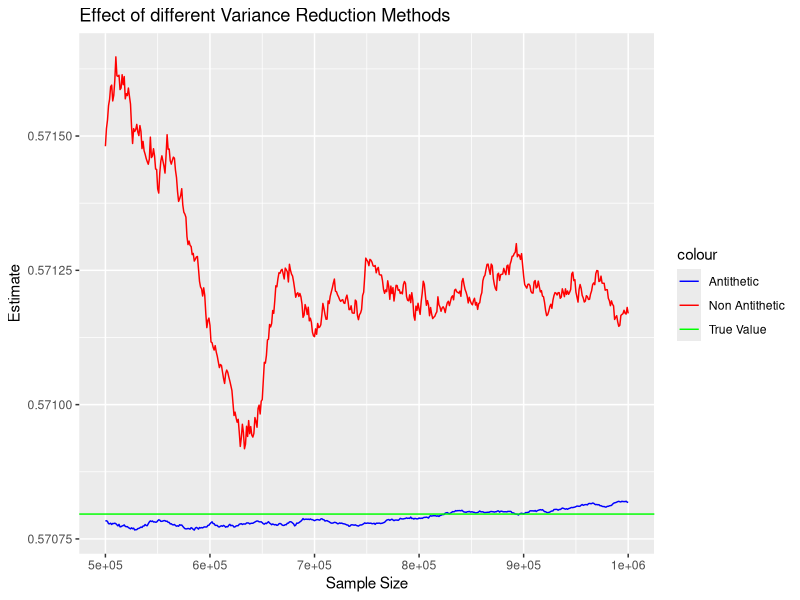
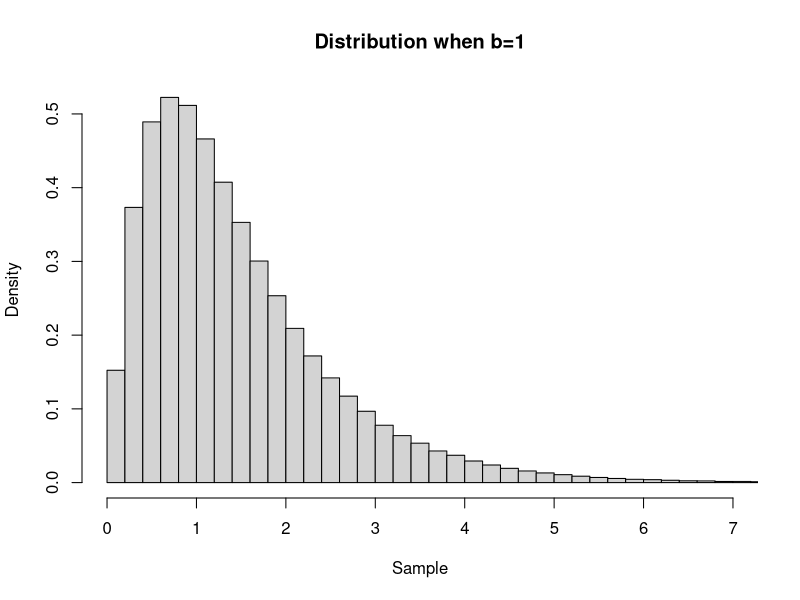
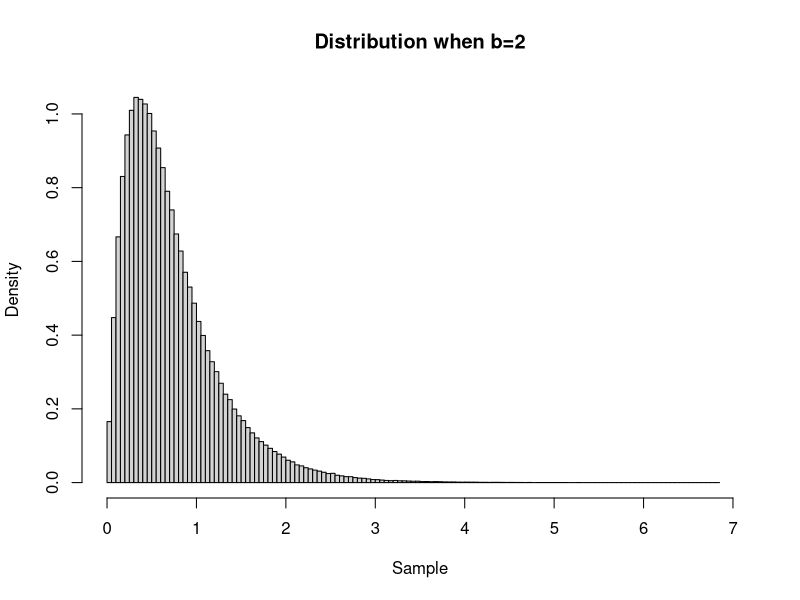
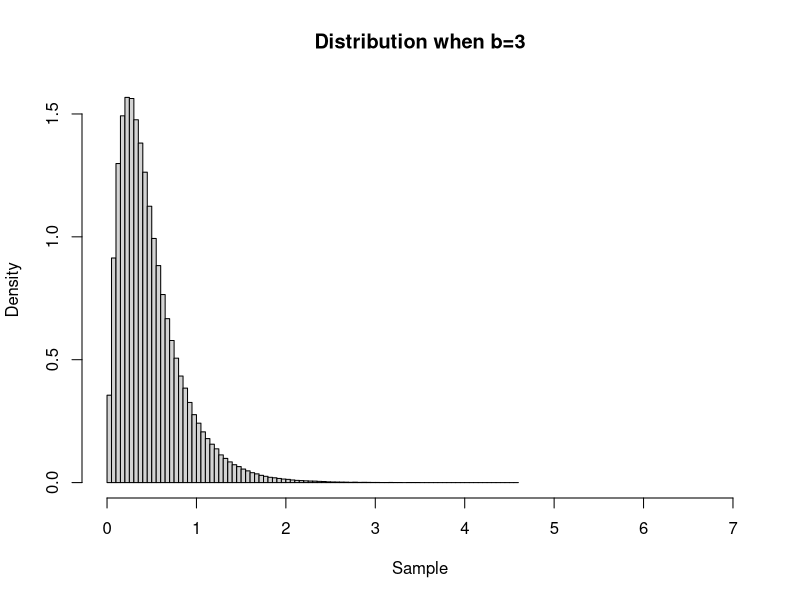
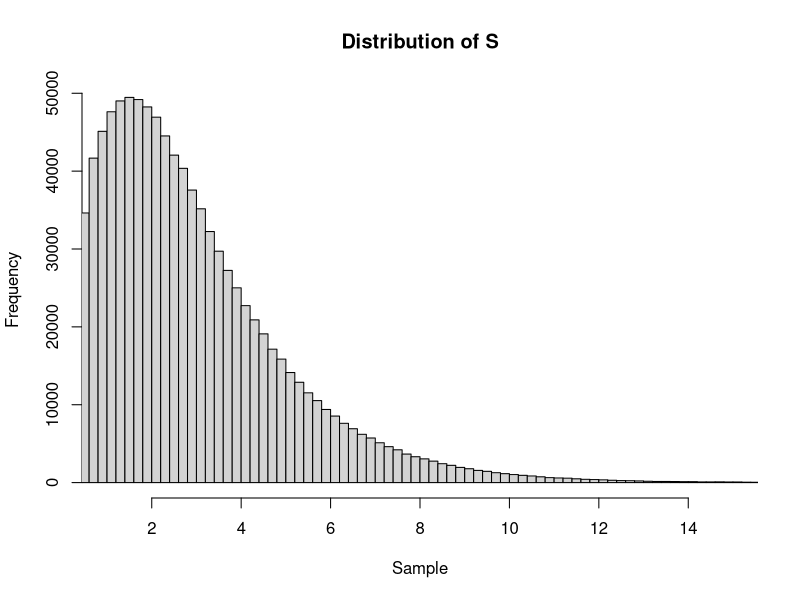
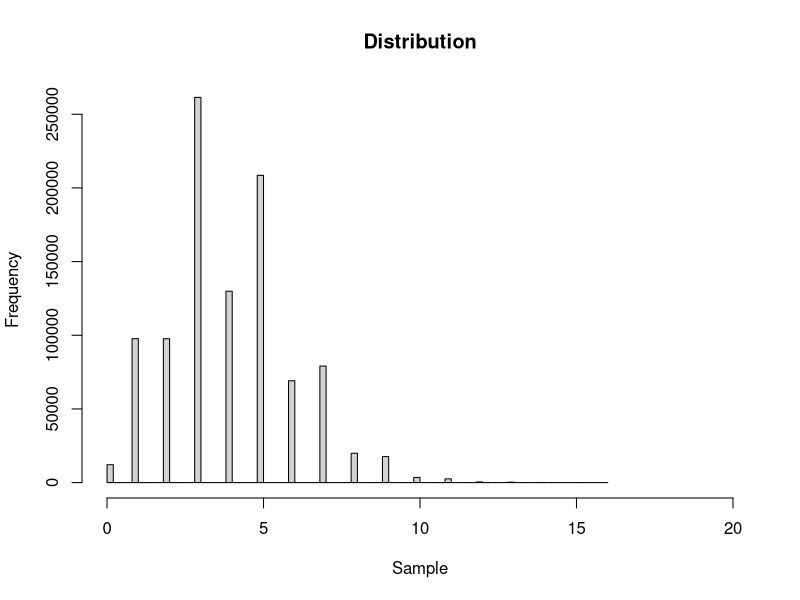

Reproduce these figures in R, in order. (Note: a time limit stopped this script after it produced the figures.)
## ---- chunk 1
# I have cleared workspace at the start of each question to keep things tidy 
rm(list = ls()) 
set.seed(56473)

nSamples = 10^6

# I am going to use the most obvious variance reduction method first, antithetic variable
U <- runif(nSamples)

X = tanh(-log(U))
Y = tanh(-log(1-U)) # Applying antithetic variable
Z = (X+Y)/2 

soln_MC = mean(X) # This is the standard MC solution without any variance reduction
soln_antithetic = mean(Z) # This is the solution to the integral after applying the antithetic variable

true_value = (pi-2)/2

variance_MC = var(X)
variance_antithetic = var(Z)
## ---- chunk 2
MC_CI = c(soln_MC-1.96*sqrt(variance_MC)/sqrt(nSamples),soln_MC+1.96*sqrt(variance_MC)/sqrt(nSamples))
Antithetic_CI = c(soln_antithetic-1.96*sqrt(variance_antithetic)/sqrt(nSamples),soln_antithetic+1.96*sqrt(variance_antithetic)/sqrt(nSamples))

## ---- chunk 3
library(ggplot2)
# The following functions calculates the mean of the first v sample for each of the methods
f_X <- function(v) {
  XX = mean(X[1:v])
  return(XX)
}

f_Z <- function(v) {
  ZZ = mean(Z[1:v])
  return(ZZ)
}

x_seq = seq(5*10^5, 10^6, 1000) # Creates a sequence with an increment of 1000 starting at 500 000

estimates_MC = sapply(x_seq, f_X)
estimates_antithetic = sapply(x_seq, f_Z)

estimate_dataset = data.frame(x_seq, estimates_MC, estimates_antithetic)

# Code below uses the ggplot package to display the estimates for different sample sizes
ggplot(data = estimate_dataset, aes(x = x_seq))+
  geom_line(aes(y = estimates_MC, colour="Non Antithetic"))+
  geom_line(aes(y = estimates_antithetic, colour="Antithetic"))+
  geom_hline(aes(yintercept = true_value,colour="True Value"))+
  labs(title = "Effect of different Variance Reduction Methods",
       y = "Estimate",
       x = "Sample Size")+
  scale_color_manual(values = c("Non Antithetic"="red", "Antithetic"="blue", "True Value" = "green")) # Creates a legend

## ---- chunk 4
# This chunk shows a method combining stratified sampling and antithetic variable
j = 1:nSamples

X1 = tanh(-log((U+j-1)/nSamples))
X2 = tanh(-log((j-U)/nSamples))

Z2 = (X1+X2)/2

soln_strat = mean(Z2)

# It is very clear that the stratified sampling yields the most accurate solution by far
data.frame(true_value, soln_MC, soln_antithetic,soln_strat)

# However, identifying variance of stratified sample is not as easy as using the 'var' function
data.frame(variance_MC, variance_antithetic)

# The following shows the confidence intervals for the MC and Antithetic estimations
data.frame(MC_CI,Antithetic_CI)
## ---- chunk 5
rm(list = ls()) 
set.seed(56473)

nSamples = 10^6

c = 2/(pi-2)  # This is the constant C used in my A-R method
b = c(1,2,3)  # The different values of b I am interested in

# The following function generates a sample for the distribution using A-R for your chosen value of b
generator <- function(v) {
  U <- runif(nSamples)
  Y <- rexp(nSamples, v)

  Y = Y*(U<tanh(v*Y)) # Only accepts Y if U<tanh(bY) 
  Y = Y[!Y %in% c(0)] # Removes all the zeros

  return(Y)
}

X = sapply(b, generator)

# Here I am simply separating the 3 different distributions
sample_b1 = unlist(X[1])
sample_b2 = unlist(X[2])
sample_b3 = unlist(X[3])

mean_1 = mean(sample_b1)
mean_2 = mean(sample_b2)
mean_3 = mean(sample_b3)

var_1 = var(sample_b1)
var_2 = var(sample_b2)
var_3 = var(sample_b3)

actual_acceptance_rate_1 = length(sample_b1)/nSamples
actual_acceptance_rate_2 = length(sample_b2)/nSamples
actual_acceptance_rate_3 = length(sample_b3)/nSamples

sample_mean = c(mean_1,mean_2,mean_3)
sample_variance = c(var_1,var_2,var_3)
sample_acceptance_rate = c(actual_acceptance_rate_1,actual_acceptance_rate_2,actual_acceptance_rate_3)

acceptance_rate = 1/c

data.frame(b,sample_mean,sample_variance, sample_acceptance_rate, acceptance_rate)

# The following code plots the distribution so it is easy to see how the value of b affects the distribution
hist(sample_b1, main = paste("Distribution when b=1"), xlab = "Sample", xlim = range(0:7), freq= FALSE, breaks = 100)
hist(sample_b2, main = paste("Distribution when b=2"), xlab = "Sample", xlim = range(0:7), freq= FALSE, breaks = 100)
hist(sample_b3, main = paste("Distribution when b=3"), xlab = "Sample", xlim = range(0:7), freq= FALSE, breaks = 100)

# A quick trend you can spot is that higher b leads to the sample being smaller. It is less likely to obtain larger numbers. The peak of the pdf shifts to the left.
## ---- chunk 6
# The following function calculates the moments of your choice of the distribution, although only tested for the first 2 moments.
# I am combining stratified sampling and antithetic variables again
moments <- function(b,v) {
  U <- runif(nSamples)
  j = 1:nSamples
  
  X = (2/(pi-2)) * tanh(-log((U+j-1)/nSamples)) * (-log((U+j-1)/nSamples)/b)^v
  Y = (2/(pi-2)) * tanh(-log((j-U)/nSamples)) * (-log((j-U)/nSamples)/b)^v
  Z = 0.5*(X+Y)
  return(mean(Z))
}

# This calculates the mean and variance using MC
Strat_Mean = sapply(b,moments,v=1)
Strat_Variance = sapply(b, moments, v=2) - Strat_Mean^2

data.frame(sample_mean, Strat_Mean, sample_variance, Strat_Variance)
## ---- chunk 7
rm(list = ls()) 
set.seed(56473)

nSamples = 10^6

# The following function repeats A-R until we obtain an accepted value. The reason I did this is because this specific case requires me to generate a sample of a fixed size
A_R <- function(v) {
  while (1) {
    U <- runif(1)
    Y <- rexp(1, 1)
    
    if (U<tanh(Y))
    return(Y)
  }
}

# Following function generates the poisson variable N first then uses this to determine how many Ys we must generate.
RV_Generator <-function(x)  {
  q <-sample(c(1,2),size=1)
  N <-rpois(1,q)

  Y <- sapply(1:N, A_R) 
  S = sum(Y)

  return(S)
}

S = sapply(1:nSamples, RV_Generator)

mean = mean(S)
variance = var(S)
# Since the probability is equal to the expectation of the indicator function
probability = sum(S>2.3)/nSamples

cbind(mean, variance, probability)

hist(S, main = paste("Distribution of S"), xlim = range(1:15), xlab = "Sample", breaks = 100)
## ---- chunk 8
rm(list = ls()) 
set.seed(56473)

# In this question, I have used the fact that the sum of the PDF equals 1 by definition. To approximate C, I decided to sum the probabilities for 0:200 and therefore use this to calculate C.
nSamples = 10^6
sample = 0:200  # This is the sample used for approximating C. We only need a small sample since the probability tends to zero very fast

# The following function identifies if v is odd or even then applies the correct PDF.
f_C <- function(v) {
  X = (exp(-4)*4^v)/factorial(v)*(1-0.5*(v%%2==0))
  return(X)
}

probabilities = sapply(sample, f_C)
total_prob = sum(probabilities)

# For the envelope I have used, I have taken the constant used in the A-R method to be equal to our approximated value of C
C = 1/total_prob  

## ---- chunk 9
# This function generates a sample using the inverse transform method for a discrete
RV_generator <- function(v) {
  j = 0
  U <- runif(1)
  p = 0.5*C*exp(-4)
  b = p
  X = j
  while (U>b) {
    p = p*(4/(j+1))*(0.5+1.5*(j %% 2 == 0)) 
    # I have created this indicator function to adjust for the slight change in PDF depending on even or odd j
    b = b + p
    j = j+1
    X = j
  }
  return(X)
}

Y <- sapply(1:10^6, RV_generator)
mean = mean(Y)
variance = var(Y)


cbind(mean,variance)
hist(Y, main = paste("Distribution"), xlim = range(0:20), xlab = "Sample", breaks = 100)
## ---- chunk 10
Sample_proportions = head(prop.table(table(Y)))
True_Probabilities = C*probabilities[1:6]
data.frame(Sample_proportions, True_Probabilities)
## ---- chunk 11
rm(list = ls()) 
set.seed(56473)

nSamples = 10^5

f5 <- function(k, N, a) {
  X <- sample(1:100, k, replace=TRUE)
  Y <- sample(1:100, N-k, replace=TRUE)
  
  # The following IF statement determines who is the selected candidate
  if (max(Y)>max(X)){
    winner = min(which(Y>max(X)))
  } else  {
    winner = N-k
  }
  
  # The following identifies whether the selected candidate is the highest scoring candidate or not
  indicator = as.numeric(Y[winner]==max(X,Y))
  
  return(indicator)
}
## ---- chunk 12
k = 1:11
X = c()

for (i in k) {
  X[i] = sum(sapply(1:nSamples, f5, k=i, N=12))
}

probability = X/nSamples

max_probability = max(probability)
optimal_k = which.max(probability)
## ---- chunk 13
# Lets now relax the value of N and fix k = optimal_k
N = 10:18
Y = c()

for (i in N) {
  Y[i-9] = sum(sapply(1:nSamples, f5, k=optimal_k, N=i))
}

probability_part2 = Y/nSamples

max_probability_part2 = max(probability_part2)
optimal_N = which.max(probability_part2) + 9

# For optimal k and optimal N, the probability of choosing the correct candidate is...
Optimal_probability = probability_part2[optimal_N-9]

cbind(optimal_k, optimal_N, Optimal_probability)
